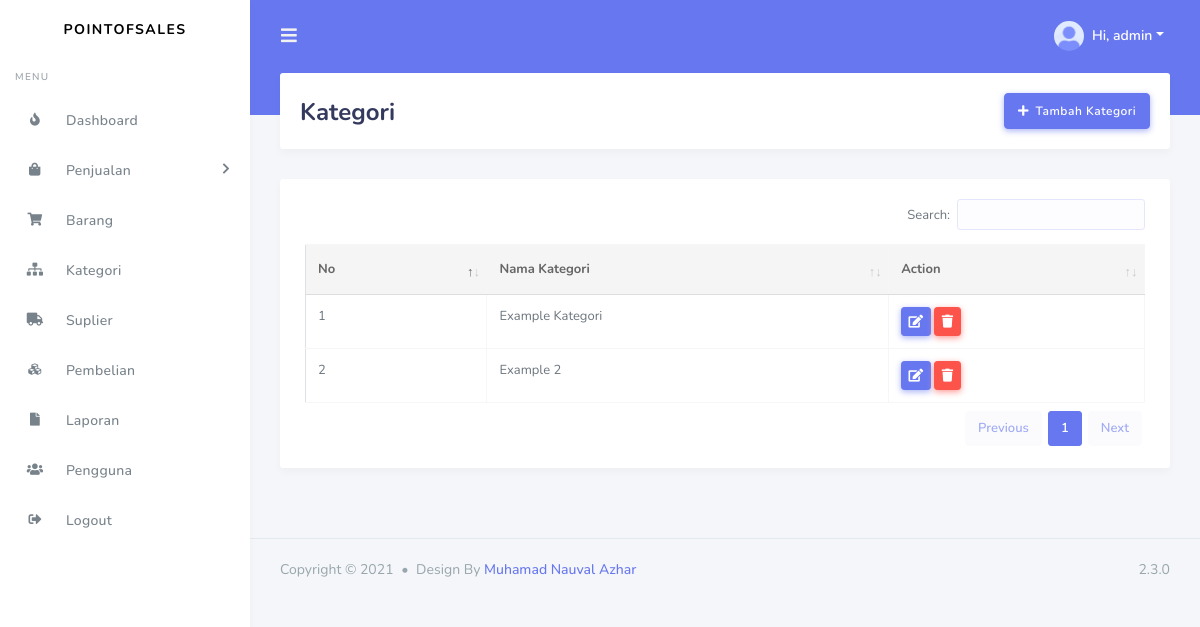
Screenshot of /kategori.php (signed in) with the database file from the repository.
### tables this page shows
CREATE TABLE `tbl_kategori` (
  `kategori_id` int(11) NOT NULL,
  `kategori_name` varchar(120) NOT NULL
);

### kategori.php (the view, shortened to what this page needs)
<?php
include('./include/koneksi.php');
if(strlen($_SESSION['username'])==0)
	{
header('location:login.php');
}
else{
?>
<?php include('./include/head.php');?>
<?php include('./include/navbar.php');?>
<?php include('./include/sidebar.php');?>
<div class="main-content">
  <section class="section">
    <div class="section-header">
      <h1>Kategori</h1>
      <div class="section-header-breadcrumb">
          <button class="btn btn-primary btn-icon icon-left" data-toggle="modal" data-target="#AddStok"><i class="fas fa-plus"></i> Tambah Kategori</button>
      </div>
    </div>
    <div class="section-body">
        <div class="row">
            <div class="col">
                <div class="card">
                    <div class="card-body">
                        <table id="example2" class="table table-bordered table-hover">
                            <thead>
                                <tr>
                                    <th>No</th>
                                    <th>Nama Kategori</th>
                                    <th>Action</th>
                                </tr>
                            </thead>
                            <tbody>
                                <?php
                                        $sql = "select * from tbl_kategori";
                                        $query = $dbh -> prepare($sql);
                                        $query->execute();
                                        $results=$query->fetchAll(PDO::FETCH_OBJ);
                                        $nmr=1;
                                        if($query->rowCount() > 0){
                                            foreach($results as $res){
                                    ?>
                                <tr>
                                    <td><?php echo htmlentities($nmr);?></td>
                                    <td><?php echo htmlentities($res->kategori_name);?></td>
                                    <td>
                                        <button class="btn btn-sm btn-primary" data-toggle="modal" data-target="#MyModal<?php echo $res->kategori_id;?>"><i class="fas fa-edit"></i></button>
                                        <a href="kategori.php?del=<?php echo $res->kategori_id;?>" onclick="return confirm('Do you want to delete');" class="btn btn-sm btn-danger"><i class="fas fa-trash"></i></a>
                                    </td>
                                </tr>
                                <?php $nmr=$nmr+1; } } ?>
                            </tbody>
                        </table>
                    </div>
                </div>
            </div>
        </div>
    </div>
  </section>
</div>
<?php include('./include/footer.php');?>
<?php include('./include/script.php');?>
</body>
</html>
<?php } ?>

### kategori.php (style rules this page uses)
table.table-bordered.dataTable tbody th,table.table-bordered.dataTable tbody td { border-bottom-width:1px }

### rows the page displays
tbl_kategori: kategori_name "Example Kategori"
tbl_kategori: kategori_name "Example 2"

### other values shown
$_SESSION['username'] "admin"
